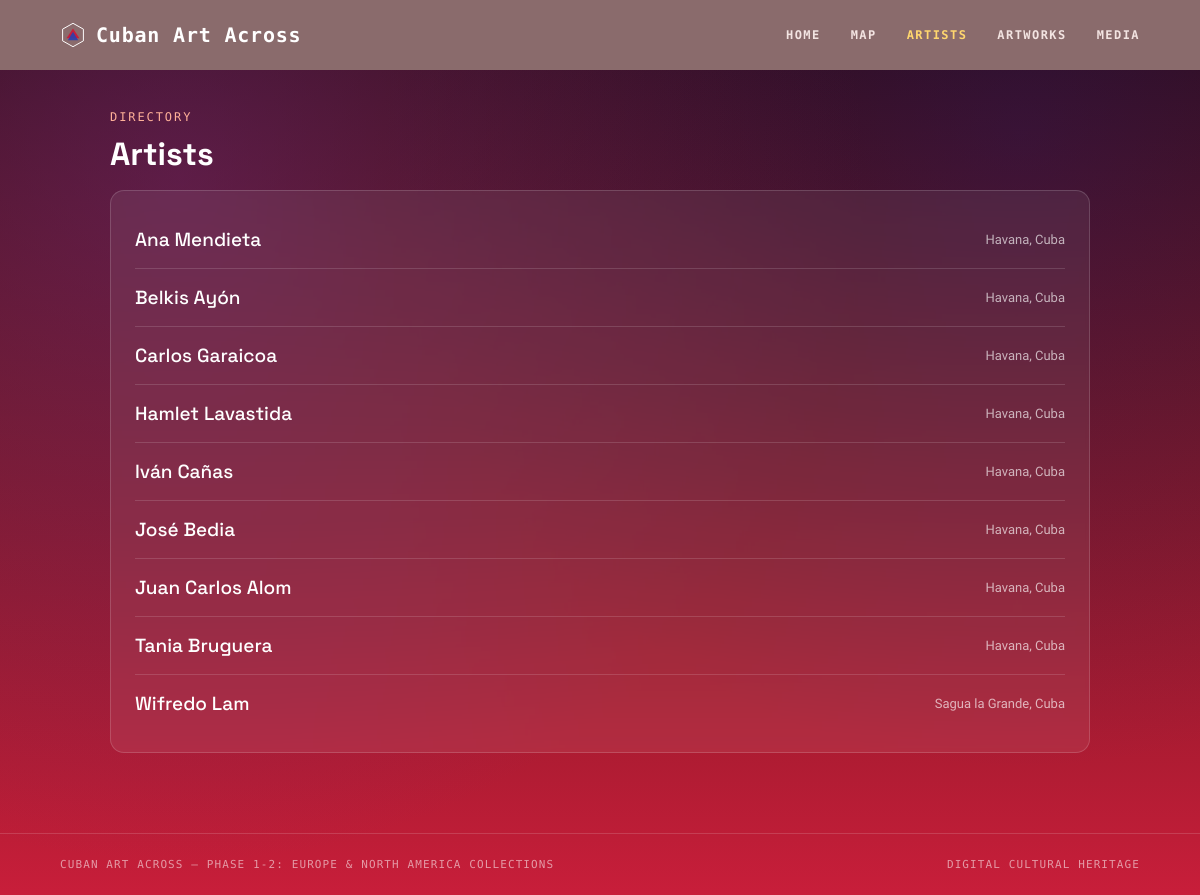
Screenshot of /artist/ with the database file from the repository.
### zettels/models.py (models this page shows, shortened)
class Artist(models.Model):
    name = models.CharField(max_length=100)
    birth_year = models.IntegerField(null=True,blank=True)
    death_year = models.IntegerField(null=True,blank=True)
    birthplace = models.CharField(max_length=100, null=True,blank=True)
    class Meta:
        ordering = ['name']

### zettels/views.py (the view)
# urls.py: path('artist/', views.ArtistListView.as_view(), name='artist_list'),
class ArtistListView(ListView):
    model = Artist
    template_name = 'zettels/artist_list.html'
    context_object_name = 'artist'

### zettels/context_processors.py (called while the page is built)
def project_phase(request):
    regions_present = set(
        Museum.objects
        .exclude(region__isnull=True)
        .exclude(region='')
        .values_list('region', flat=True)
        .distinct()
    )
    ordered = [r for r in PHASE_ORDER if r in regions_present]
    if not ordered:
        return {
            'current_phase_label': 'Phase 1: European Collections',
            'current_regions': [],
        }
    names = [PHASE_LABELS[r] for r in ordered]
    collections_label = ' & '.join(names) + ' Collections'
    phase_number = f"Phase 1-{len(ordered)}" if len(ordered) > 1 else "Phase 1"
    return {
        'current_phase_label': f"{phase_number}: {collections_label}",
        'current_regions': ordered,
    }

### zettels/templates/zettels/artist_list.html (shortened to what this page needs)
{% extends 'zettels/base.html' %}
{% block content %}
<div class="wrap">
  <div class="eyebrow">Directory</div>
  <h1>Artists</h1>
  <div class="card">
    <ul class="list">
      {% for artist in artist %}
      <li>
        <a class="title" href="{% url 'zettels:artist_detail' artist.pk %}">{{ artist.name }}</a>
        <span class="muted">{{ artist.birthplace|default:"" }}</span>
      </li>
      {% empty %}
      <li>No artists registered yet.</li>
      {% endfor %}
    </ul>
  </div>
</div>
{% endblock %}

### zettels/templates/zettels/base.html (style rules this page uses)
* { box-sizing: border-box; }
body { margin: 0; color: #fdf3ee; font-family: 'Public Sans', sans-serif; background-color: #2a0a10; background-image: radial-gradient(circle at 15% 20%, rgba(120, 45, 130, 0.45), transparent 55%), radial-gradient(circle at 85% 15%, rgba(40, 30, 130, 0.30), transparent 50%), linear-gradient(180deg, #2a0a10 0%, #6e1620 45%, #c81e3a 100%); background-attachment: fixed; min-height: 100vh; }
a { color: #ffd7a8; text-decoration: none; }
.wrap { max-width: 1100px; margin: 0 auto; padding: 40px 60px; position: relative; z-index: 1; }
.card { background: rgba(255,255,255,0.07); border: 1px solid rgba(255,255,255,0.16); border-radius: 14px; padding: 20px 24px; backdrop-filter: blur(2px); }
.list { list-style: none; padding: 0; margin: 0; }
.list li { padding: 16px 0; border-bottom: 1px solid rgba(255,255,255,0.14); display: flex; justify-content: space-between; align-items: center; gap: 12px; flex-wrap: wrap; }
.list li:last-child { border-bottom: none; }
.list a.title { font-family: 'Space Grotesk', sans-serif; font-size: 19px; font-weight: 500; color: #fff; }
.muted { color: rgba(255,255,255,0.65); font-size: 13px; }
.eyebrow { font-family: 'Space Mono', monospace; font-size: 12px; letter-spacing: .16em; text-transform: uppercase; color: #ffb199; margin-bottom: 10px; }
h1, h2, h3 { font-family: 'Space Grotesk', sans-serif; font-weight: 700; margin: 0 0 16px; color: #fff; }

### rows the page displays
Artist: name "Ana Mendieta", birthplace "Havana, Cuba"
Artist: name "Belkis Ayón", birthplace "Havana, Cuba"
Artist: name "Carlos Garaicoa", birthplace "Havana, Cuba"
Artist: name "Hamlet Lavastida", birthplace "Havana, Cuba"
Artist: name "Iván Cañas", birthplace "Havana, Cuba"
Artist: name "José Bedia", birthplace "Havana, Cuba"
Artist: name "Juan Carlos Alom", birthplace "Havana, Cuba"
Artist: name "Tania Bruguera", birthplace "Havana, Cuba"
Artist: name "Wifredo Lam", birthplace "Sagua la Grande, Cuba"

### other values shown
{{ current_phase_label }} "PHASE 1-2: EUROPE & NORTH AMERICA COLLECTIONS"
